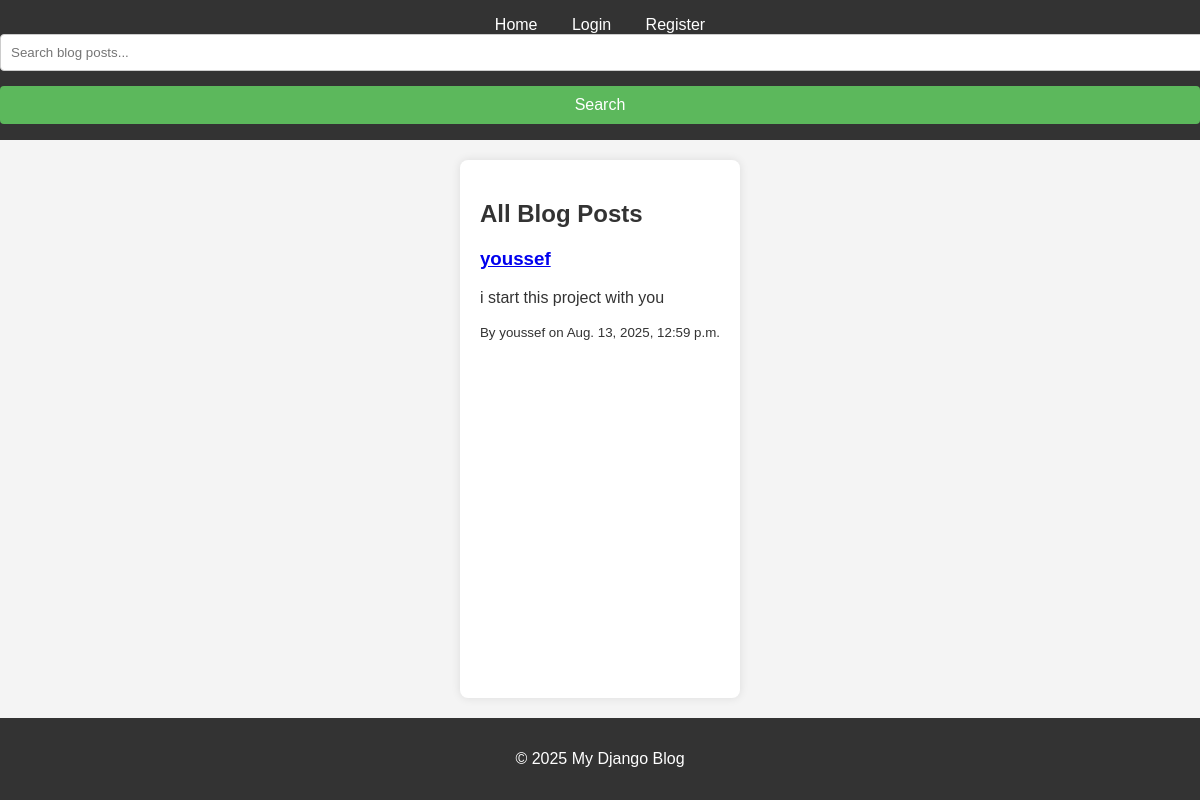
The page / on the database its author committed.
### blog/models.py (models this page shows)
class Post(models.Model):
    title = models.CharField(max_length=200)
    content = models.TextField()
    published_date = models.DateTimeField(auto_now_add=True)
    author = models.ForeignKey(User, on_delete=models.CASCADE)
    tags = TaggableManager()
    pass

### blog/views.py (the view)
# urls.py: path('', PostListView.as_view(), name='post-list'),
class PostListView(ListView):
    model = Post
    template_name = 'blog/post_list.html'
    context_object_name = 'posts'

### blog/templates/blog/post_list.html (shortened to what this page needs)
{% extends 'base.html' %}
{% block content %}
    <h2>All Blog Posts</h2>
    {% for post in posts %}
        <article>
            <h3><a href="{% url 'post-detail' post.pk %}">{{ post.title }}</a></h3>
            <p>{{ post.content|truncatechars:150 }}</p>
            <small>By {{ post.author.username }} on {{ post.published_date }}</small>
        </article>
    {% empty %}
        <p>No posts found.</p>
    {% endfor %}
{% endblock %}

### blog/static/css/styles.css (style rules this page uses)
body { font-family: Arial, sans-serif; background-color: #f4f4f4; color: #333; margin: 0; padding: 0; display: flex; flex-direction: column; min-height: 100vh; }

### rows shown on the page
Post: title "youssef", content "i start this project with you", author.username "youssef", published_date "Aug. 13, 2025, 12:59 p.m."
